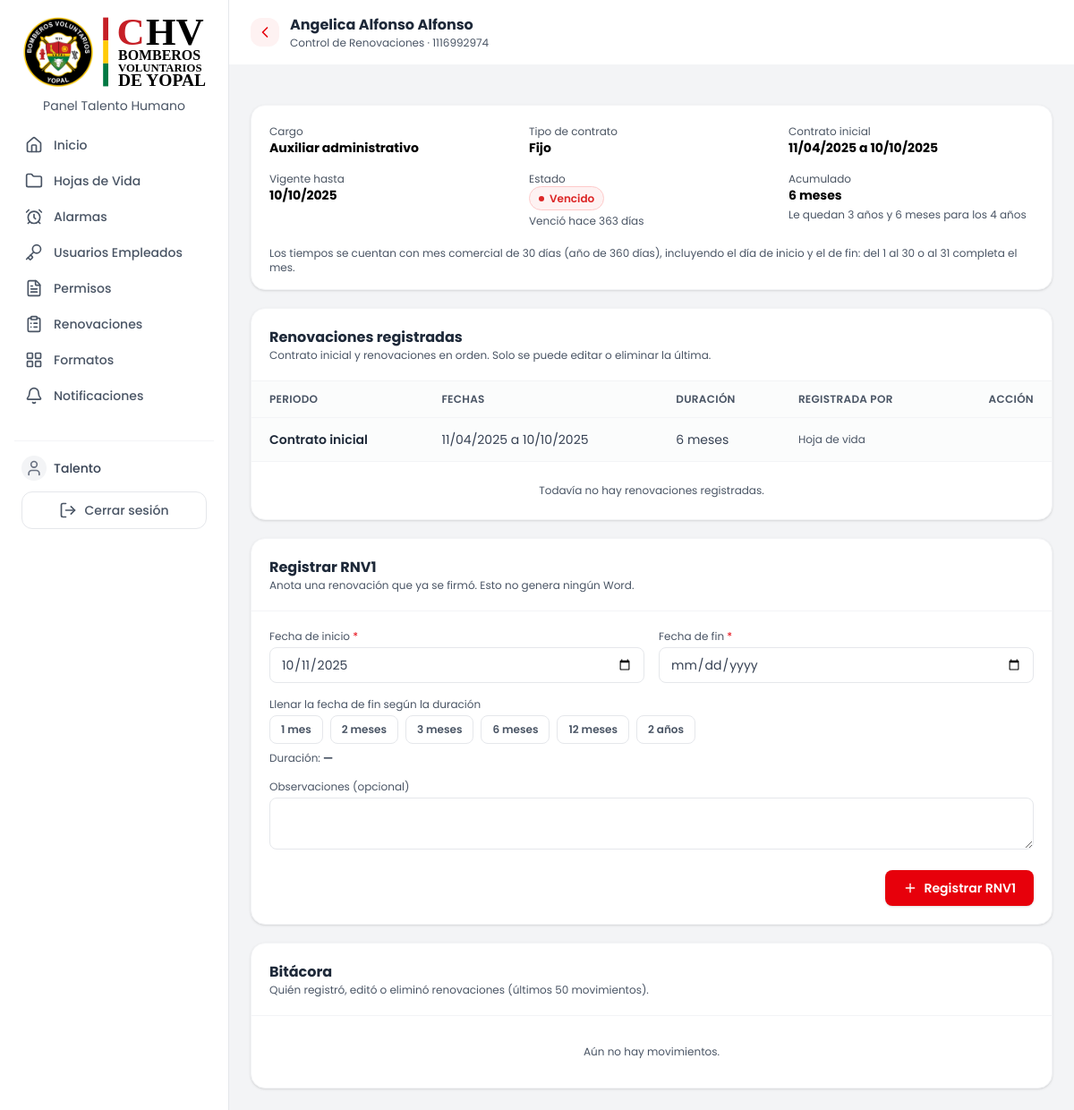
/public/renovaciones_empleado.php?cedula=1116992974 (signed in), run on the app's committed database.
### tables this page shows
CREATE TABLE `empleados` (
  `cedula` varchar(10) NOT NULL COMMENT 'Max 10 caracteres, permite extranjera alfanumérica',
  `lugar_expedicion` varchar(120) DEFAULT NULL COMMENT 'Municipio, Departamento (lista en public/assets/data/municipios.json)',
  `nombre` varchar(150) NOT NULL,
  `sexo` enum('F','M') DEFAULT NULL,
  `cargo` varchar(100) NOT NULL,
  `tipo_de_personal` enum('Bombero','Civil') DEFAULT NULL,
  `eps` enum('Sanitas','Nueva EPS','Capresoca','Salud Total') DEFAULT NULL,
  `pension` enum('Colfondos','Porvenir','Colpensiones','Protección','NA') DEFAULT NULL,
  `arl` enum('Positiva','SURA','Colmena','AXA Colpatria','Seguros Bolívar') DEFAULT NULL,
  `salario_basico` decimal(12,2) DEFAULT NULL,
  `es_bombero_integral` tinyint(1) DEFAULT 0,
  `tipo_jornada` enum('Turnos','Administrativa','Restringida') NOT NULL DEFAULT 'Administrativa' COMMENT 'Cómo se cuentan horas/días en permisos: Turnos (operativo), Administrativa (07:00-17:24) o Restringida (horario reducido)',
  `jornada_hora_entrada` time DEFAULT NULL COMMENT 'Solo si tipo_jornada = Restringida',
  `jornada_hora_salida` time DEFAULT NULL COMMENT 'Solo si tipo_jornada = Restringida',
  `tipo_de_contrato` enum('Fijo','Indefinido','OPS','SENA','OPS SEMY','No aplica') DEFAULT NULL,
  `fecha_inicio_contrato` date DEFAULT NULL,
  `fecha_fin_contrato` date DEFAULT NULL,
  `estado` enum('activo','no activo') DEFAULT 'activo',
  `celular` varchar(15) DEFAULT NULL COMMENT 'Numero de celular, validar 10 digitos',
  `correo` varchar(150) DEFAULT NULL,
  `fecha_nacimiento` date DEFAULT NULL COMMENT 'Para notificacion de cumpleaños',
  `created_at` timestamp NOT NULL DEFAULT current_timestamp(),
  `foto` varchar(255) DEFAULT NULL COMMENT 'Ruta relativa dentro de uploads/'
);

### public/renovaciones_empleado.php (the view, shortened to what the rows shown need)
<?php
require_once __DIR__ . '/../includes/renovaciones_guard.php';
require_once __DIR__ . '/../src/models/RenovacionModel.php';
$h = static fn(?string $s): string => htmlspecialchars((string) $s, ENT_QUOTES, 'UTF-8');
$cedula = trim((string) ($_GET['cedula'] ?? ''));
$ficha = null;
$historial = [];
$falloTablas = false;
$falloGeneral = false;
if ($cedula !== '') {
    try {
        $ficha = RenovacionModel::resumenEmpleado($cedula);
        if ($ficha) {
            $historial = RenovacionModel::historial($cedula);
        }
    } catch (PDOException $e) {
        error_log('renovaciones_empleado.php: ' . $e->getMessage());
        if ($e->getCode() === '42S02') {
            $falloTablas = true;
        } else {
            $falloGeneral = true;
        }
    }
}
$esAdmin = esAdminRenovaciones();
$etiquetaEstado = ['vencido' => 'Vencido', 'por_vencer' => 'Por vencer', 'vigente' => 'Vigente'];
if ($ficha) {
    $emp = $ficha['empleado'];
    $renovaciones = $ficha['renovaciones'];
    $problemas = $ficha['problemas'];
    $eval = $ficha['evaluacion'];
    $vig = $ficha['vigencia'];
    $ultima = $renovaciones ? end($renovaciones) : null;
    $siguienteNumero = $ultima ? ((int) $ultima['numero'] + 1) : 1;
    $inicioSugerido = ($eval && $eval['vigencia_fin'])
        ? RenovacionReglas::fecha($eval['vigencia_fin'])->modify('+1 day')->format('Y-m-d')
        : '';
}
?>
<!DOCTYPE html>
<html lang="es">
<head>
    <?php require __DIR__ . '/../includes/head.php'; ?>
    <link rel="stylesheet" href="./assets/css/tailwind.css">
    <link rel="stylesheet" href="./assets/css/renovaciones.css?v=<?= (int) @filemtime(__DIR__ . '/assets/css/renovaciones.css') ?>">
</head>
<body class="bg-gray-100 min-h-screen">
    <div class="md:ml-64 pt-14 md:pt-0">
        <header class="bg-white border-b border-gray-100 px-4 sm:px-6 py-4 sticky top-0 z-30">
            <div class="flex items-center gap-3">
                <div class="min-w-0">
                    <h1 class="text-base font-bold text-gray-800 truncate">
                        <?= $ficha ? $h($emp['nombre']) : 'Renovaciones del empleado' ?>
                    </h1>
                    <p class="text-xs text-gray-600">Control de Renovaciones<?= $ficha ? ' · ' . $h($emp['cedula']) : '' ?></p>
                </div>
            </div>
        </header>
        <main class="p-3 sm:p-5 lg:p-6 max-w-5xl space-y-5">
            <?php if ($falloTablas): ?>
                <div class="ren-alerta rounded-xl p-4 text-sm">
                    <strong>Falta crear las tablas del módulo.</strong>
                    <div class="mt-1">Ejecuta <code>database/migrations/2026_10_08_control_renovaciones.sql</code> en phpMyAdmin y recarga.</div>
                </div>
            <?php elseif ($falloGeneral): ?>
                <div class="ren-alerta rounded-xl p-4 text-sm"><strong>No se pudieron cargar los datos.</strong> Intenta de nuevo.</div>
            <?php else: ?>
                <section class="bg-white rounded-2xl border border-gray-100 shadow-sm">
                    <div class="p-4 sm:p-5 grid grid-cols-2 sm:grid-cols-3 gap-4 text-sm">
                        <div><span class="ren-dato-etiqueta">Cargo</span><strong><?= $h($emp['cargo']) ?></strong></div>
                        <div><span class="ren-dato-etiqueta">Tipo de contrato</span><strong><?= $h($emp['tipo_de_contrato'] ?: 'Sin definir') ?></strong></div>
                        <div><span class="ren-dato-etiqueta">Contrato inicial</span>
                            <strong><?= $emp['fecha_inicio_contrato'] ? $h(RenovacionReglas::formatear($emp['fecha_inicio_contrato'])) : '—' ?>
                                a <?= $emp['fecha_fin_contrato'] ? $h(RenovacionReglas::formatear($emp['fecha_fin_contrato'])) : '—' ?></strong>
                        </div>
                        <?php if ($vig): ?>
                            <div>
                                <span class="ren-dato-etiqueta">Vigente hasta</span>
                                <strong><?= $h(RenovacionReglas::formatear($eval['vigencia_fin'])) ?></strong>
                            </div>
                            <div>
                                <span class="ren-dato-etiqueta">Estado</span>
                                <span class="ren-badge ren-<?= $h($vig['estado']) ?>"><i></i><?= $h($etiquetaEstado[$vig['estado']]) ?></span>
                                <div class="text-xs text-gray-600 mt-1"><?= $h(RenovacionReglas::textoDias((int) $vig['dias_restantes'])) ?></div>
                            </div>
                            <div>
                                <span class="ren-dato-etiqueta">Acumulado</span>
                                <strong><?= $h($eval['acumulado_texto']) ?></strong>
                                <?php if ($eval['restante_tope_texto'] !== null): ?>
                                    <div class="text-xs text-gray-600 mt-1">Le quedan <?= $h($eval['restante_tope_texto']) ?> para los 4 años</div>
                                <?php endif; ?>
                            </div>
                        <?php endif; ?>
                    </div>
                    <p class="px-4 sm:px-5 pb-4 text-xs text-gray-600">Los tiempos se cuentan con mes comercial de 30 días (año de 360 días), incluyendo el día de inicio y el de fin: del 1 al 30 o al 31 completa el mes.</p>
                </section>
                <?php if (!$problemas): ?>
                    <section class="bg-white rounded-2xl border border-gray-100 shadow-sm overflow-hidden">
                        <div class="p-4 sm:p-5 border-b border-gray-100">
                            <h2 class="font-bold text-gray-800">Renovaciones registradas</h2>
                            <p class="text-xs text-gray-600">Contrato inicial y renovaciones en orden. <?= $esAdmin ? 'Solo se puede editar o eliminar la última.' : 'Solo el super administrador puede editar o eliminar.' ?></p>
                        </div>
                        <div class="overflow-x-auto">
                            <table class="w-full min-w-[520px] text-sm text-left">
                                <thead class="border-b border-gray-100 bg-gray-50/60">
                                    <tr>
                                        <th class="px-4 sm:px-5 py-3 text-[10px] sm:text-xs font-semibold text-gray-600 uppercase tracking-wide">Periodo</th>
                                        <th class="px-4 sm:px-5 py-3 text-[10px] sm:text-xs font-semibold text-gray-600 uppercase tracking-wide">Fechas</th>
                                        <th class="px-4 sm:px-5 py-3 text-[10px] sm:text-xs font-semibold text-gray-600 uppercase tracking-wide">Duración</th>
                                        <th class="px-4 sm:px-5 py-3 text-[10px] sm:text-xs font-semibold text-gray-600 uppercase tracking-wide hidden lg:table-cell">Registrada por</th>
                                        <?php if ($esAdmin): ?>
                                            <th class="px-4 sm:px-5 py-3 text-[10px] sm:text-xs font-semibold text-gray-600 uppercase tracking-wide text-right">Acción</th>
                                        <?php endif; ?>
                                    </tr>
                                </thead>
                                <tbody class="divide-y divide-gray-100">
                                    <tr class="bg-gray-50/60">
                                        <td class="px-4 sm:px-5 py-3.5 font-semibold text-gray-800">Contrato inicial</td>
                                        <td class="px-4 sm:px-5 py-3.5 whitespace-nowrap text-gray-700"><?= $h(RenovacionReglas::formatear($emp['fecha_inicio_contrato'])) ?> a <?= $h(RenovacionReglas::formatear($emp['fecha_fin_contrato'])) ?></td>
                                        <td class="px-4 sm:px-5 py-3.5 text-gray-700"><?= $h($eval['inicial_texto']) ?></td>
                                        <td class="px-4 sm:px-5 py-3.5 text-xs text-gray-600 hidden lg:table-cell">Hoja de vida</td>
                                        <?php if ($esAdmin): ?><td></td><?php endif; ?>
                                    </tr>
                                </tbody>
                            </table>
                        </div>
                        <?php if (!$renovaciones): ?>
                            <p class="text-xs text-gray-600 text-center py-6 border-t border-gray-100">Todavía no hay renovaciones registradas.</p>
                        <?php endif; ?>
                    </section>
                    <section class="bg-white rounded-2xl border border-gray-100 shadow-sm">
                        <div class="p-4 sm:p-5 border-b border-gray-100">
                            <h2 class="font-bold text-gray-800">Registrar RNV<?= $siguienteNumero ?></h2>
                            <p class="text-xs text-gray-600">Anota una renovación que ya se firmó. Esto no genera ningún Word.</p>
                        </div>
                        <form id="renForm" class="p-4 sm:p-5 space-y-4" autocomplete="off">
                            <div class="grid grid-cols-1 sm:grid-cols-2 gap-4">
                                <div>
                                    <label for="renInicio" class="block text-xs text-gray-600 mb-1">Fecha de inicio <span class="text-red-600">*</span></label>
                                    <input id="renInicio" type="date" required value="<?= $h($inicioSugerido) ?>"
                                        class="w-full h-10 border border-gray-200 bg-white rounded-lg px-3 text-sm text-gray-700 focus:outline-none focus:ring-2 focus:ring-red-100 focus:border-red-300">
                                </div>
                                <div>
                                    <label for="renFin" class="block text-xs text-gray-600 mb-1">Fecha de fin <span class="text-red-600">*</span></label>
                                    <input id="renFin" type="date" required
                                        class="w-full h-10 border border-gray-200 bg-white rounded-lg px-3 text-sm text-gray-700 focus:outline-none focus:ring-2 focus:ring-red-100 focus:border-red-300">
                                </div>
                            </div>
                            <div>
                                <span class="block text-xs text-gray-600 mb-1">Llenar la fecha de fin según la duración</span>
                                <div class="flex flex-wrap gap-2">
                                    <?php foreach ([1 => '1 mes', 2 => '2 meses', 3 => '3 meses', 6 => '6 meses', 12 => '12 meses', 24 => '2 años'] as $m => $t): ?>
                                        <button type="button" data-meses="<?= $m ?>"
                                            class="renDurBtn px-3 h-8 rounded-lg bg-white border border-gray-200 text-gray-600 hover:bg-gray-50 text-xs font-semibold transition"><?= $t ?></button>
                                    <?php endforeach; ?>
                                </div>
                                <p class="text-xs text-gray-600 mt-2">Duración: <strong id="renDuracionTxt">—</strong></p>
                            </div>
                            <div>
                                <label for="renObs" class="block text-xs text-gray-600 mb-1">Observaciones (opcional)</label>
                                <textarea id="renObs" rows="2" maxlength="500"
                                    class="w-full border border-gray-200 bg-white rounded-lg px-3 py-2 text-sm text-gray-700 focus:outline-none focus:ring-2 focus:ring-red-100 focus:border-red-300"></textarea>
                            </div>
                            <div class="flex sm:justify-end">
                                <button id="renGuardar" type="submit"
                                    class="w-full sm:w-auto inline-flex items-center justify-center gap-2 px-5 py-2.5 rounded-lg text-sm bg-red-600 hover:bg-red-700 text-white font-semibold shadow-sm transition">
                                    <?= icon('plus', 'w-4 h-4') ?> Registrar RNV<?= $siguienteNumero ?>
                                </button>
                            </div>
                        </form>
                    </section>
                <?php endif; ?>
                <section class="bg-white rounded-2xl border border-gray-100 shadow-sm overflow-hidden">
                    <div class="p-4 sm:p-5 border-b border-gray-100">
                        <h2 class="font-bold text-gray-800">Bitácora</h2>
                        <p class="text-xs text-gray-600">Quién registró, editó o eliminó renovaciones (últimos 50 movimientos).</p>
                    </div>
                    <?php if (!$historial): ?>
                        <p class="text-xs text-gray-600 text-center py-8">Aún no hay movimientos.</p>
                    <?php endif; ?>
                </section>
            <?php endif; ?>
        </main>
    </div>
</body>
</html>

### data on the page
empleados: nombre "Angelica Alfonso Alfonso", cedula "1116992974", cargo "Auxiliar administrativo", tipo_de_contrato "Fijo", fecha_inicio_contrato+fecha_fin_contrato "11/04/2025", fecha_inicio_contrato+fecha_fin_contrato "10/10/2025", $h($etiquetaEstado[$vig['estado']]) "Vencido", fecha_inicio_contrato+fecha_fin_contrato "Venció hace 363 días", $h($eval['acumulado_texto']) "6 meses", $h($eval['restante_tope_texto']) "3 años y 6 meses", $h($eval['inicial_texto']) "6 meses", fecha_inicio_contrato+fecha_fin_contrato "10/11/2025"

### other printed values
$link['label'] "Inicio"
$link['label'] "Hojas de Vida"
$link['label'] "Alarmas"
$link['label'] "Usuarios Empleados"
$link['label'] "Permisos"
$link['label'] "Renovaciones"
$link['label'] "Formatos"
$link['label'] "Notificaciones"
$_SESSION['superadmin_username'] "Talento"
$siguienteNumero "1"
$t "1 mes"
$t "2 meses"
$t "3 meses"
$t "6 meses"
$t "12 meses"
